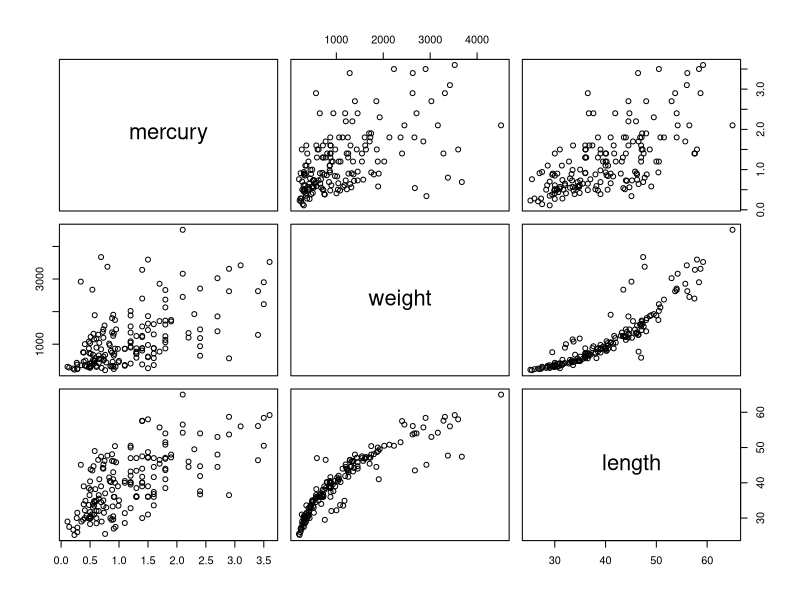
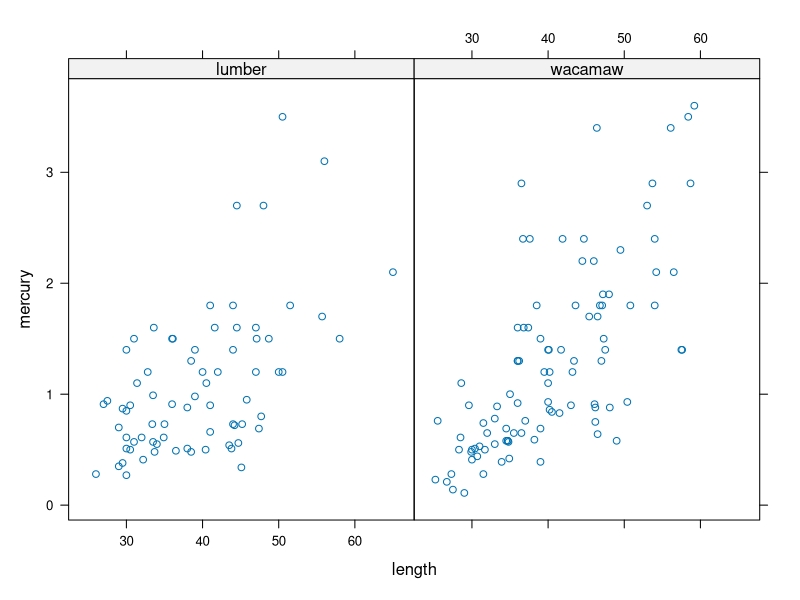
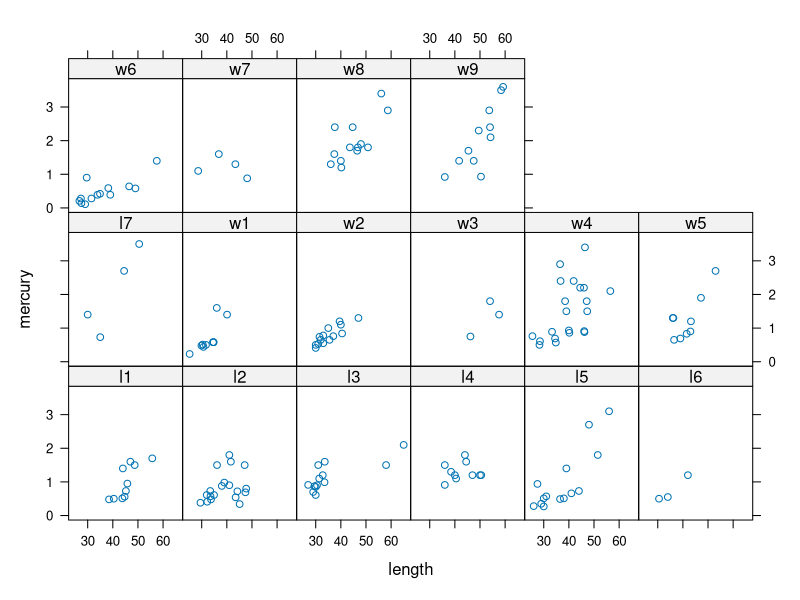
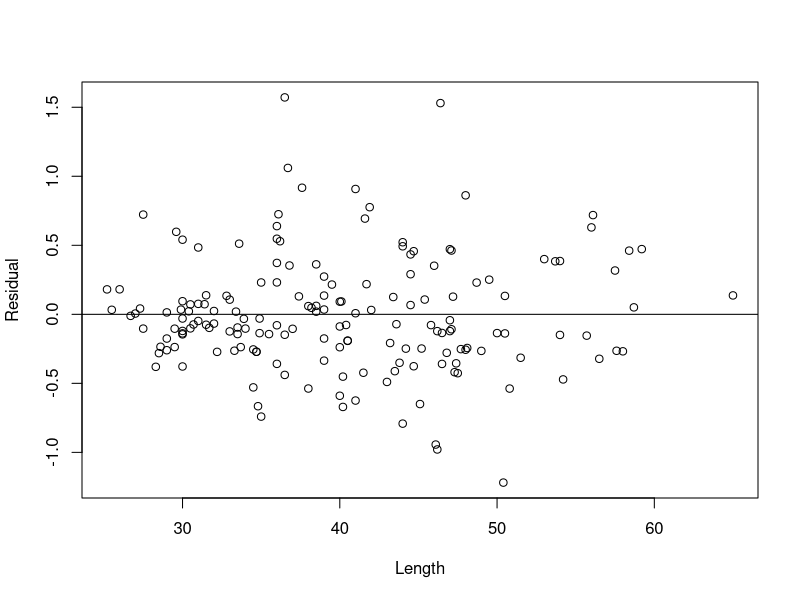
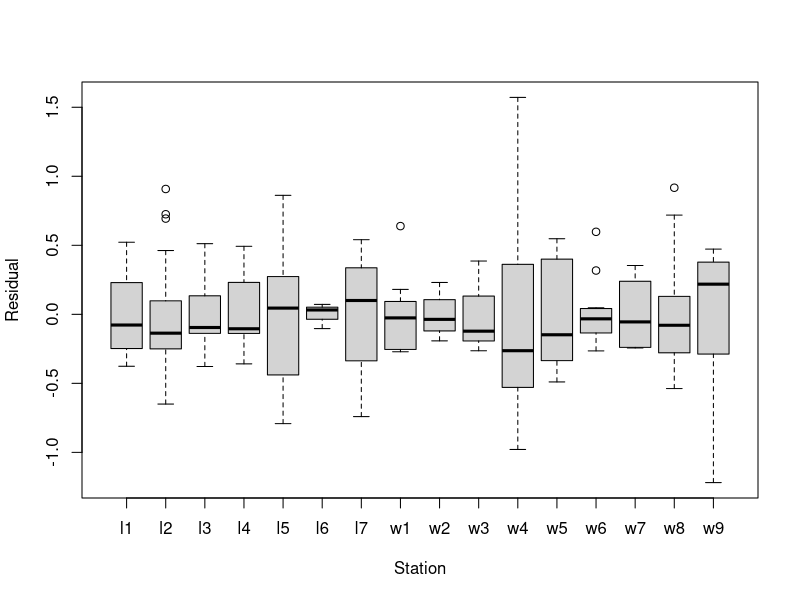
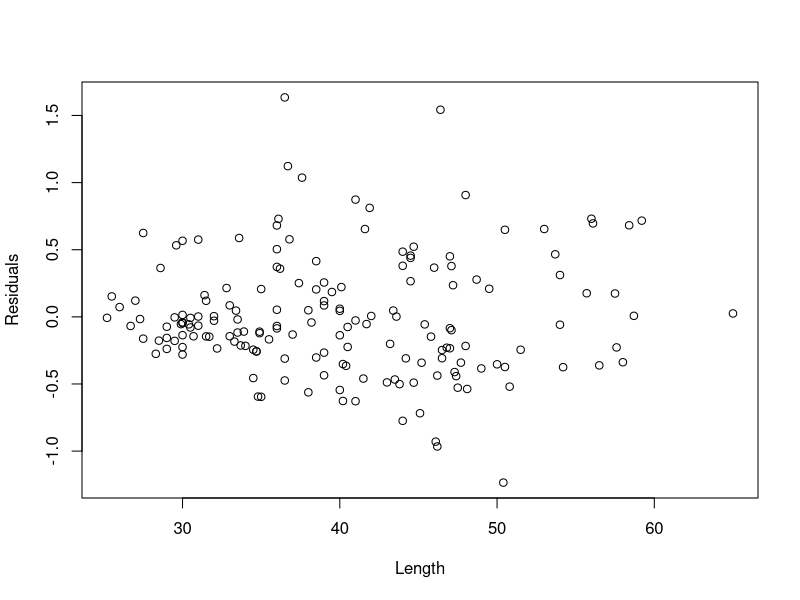

Source code (R) for these figures, in order:
## ---- chunk 1
#R for mercury in bass data, using multi-level models
#install the package "lme4" to use the lmer command.
install.packages("lme4")
library(lme4)
library(lattice)

bass = read.csv("mercurydata.txt", header = T)
dim(bass)
summary(bass)
## ---- chunk 2
#### Exploratory data analysis to start thinking about models

#let's see how many stations and the counts in each (top row is label, second row is count)
table(bass$station.2)
## ---- chunk 3
#Station is a factor, so let's make it one in the data
bass$station.2 = factor(bass$station.2)

#let's make river a factor as well.
bass$river = factor(bass$river)

#let's look at mercury vs. weight and vs. length
pairs(mercury~ weight + length, data = bass)
## ---- chunk 4
#perhaps some fanning out, but not obvious fanning -- we might consider a log transformation of mercury
#similar relationships for mercury vs. length and mercury vs. weight
#check correlations among the predictors to look for colinearity

cor(bass$weight, bass$length)
## ---- chunk 5
#quite correlated!  let's just use one of the predictors.  length looks a stronger predictor.

#look at mercury versus length by river -- not much differences across rivers
xyplot(mercury ~ length | river, data = bass)
## ---- chunk 6
#mercury and length by station. maybe some different slopes, but sample sizes are too small to tell
xyplot(mercury ~ length | station.2, data = bass)
## ---- chunk 7
#we might try linear model with mercury and length

#create mean centered length
bass$length.c= bass$length - mean(bass$length)

#try a model using interactions with station
mercreg = lm(mercury ~ length.c * station.2, data = bass)
summary(mercreg)

#diagnostics
plot(y = mercreg$resid, x=bass$length, xlab = "Length", ylab = "Residual")
abline(0,0)
boxplot(mercreg$resid~bass$station.2, xlab = "Station", ylab = "Residual")

#pretty good fit... let's go with it. you could try logs as well.

#see if interaction effects are useful
mercregnoint = lm(mercury ~ length.c + station.2, data = bass)
anova(mercregnoint, mercreg)

#they seem to be useful overall, but many are based on very small sample sizes.
#it would be good to borrow strength across the stations to get better estimates
#that is what a hierarchical model does!
## ---- chunk 8
#### let's do a hierarchical regression (random effects regression) with lmer


#this call just uses a random intercept
mercreglmerint = lmer(mercury ~ length.c + (1 | station.2), data = bass) # let intercept be different for every station (1|station.2)
summary(mercreglmerint)

#look at the intercepts (and the common slope) for each station
coef(mercreglmerint)

#these equal the fixed effects plus the random effect
fixef(mercreglmerint)
ranef(mercreglmerint)


#this lmer call uses a random intercept and a random slope

mercreglmerintslope = lmer(mercury ~ length.c + ( 1 + length.c  | station.2), data = bass) 
summary(mercreglmerintslope)

#the intercepts and slope for each station
coef(mercreglmerintslope)

#the predicted values of mercury for each bass
preds = fitted(mercreglmerintslope)

#plot residuals versus length
 
plot(y = residuals(mercreglmerintslope), x = bass$length, xlab= "Length", ylab = "Residuals")
